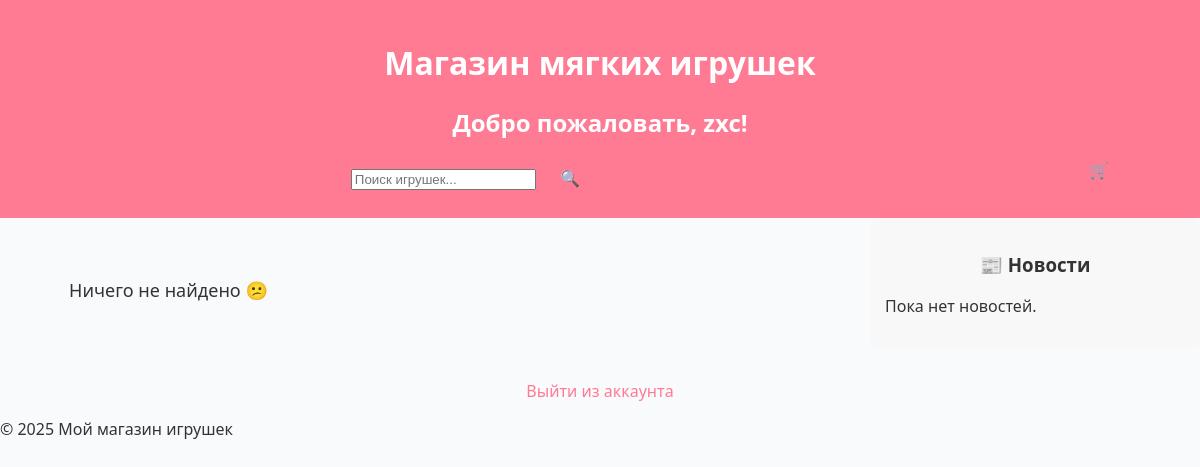
The app's page / (signed in), older data.
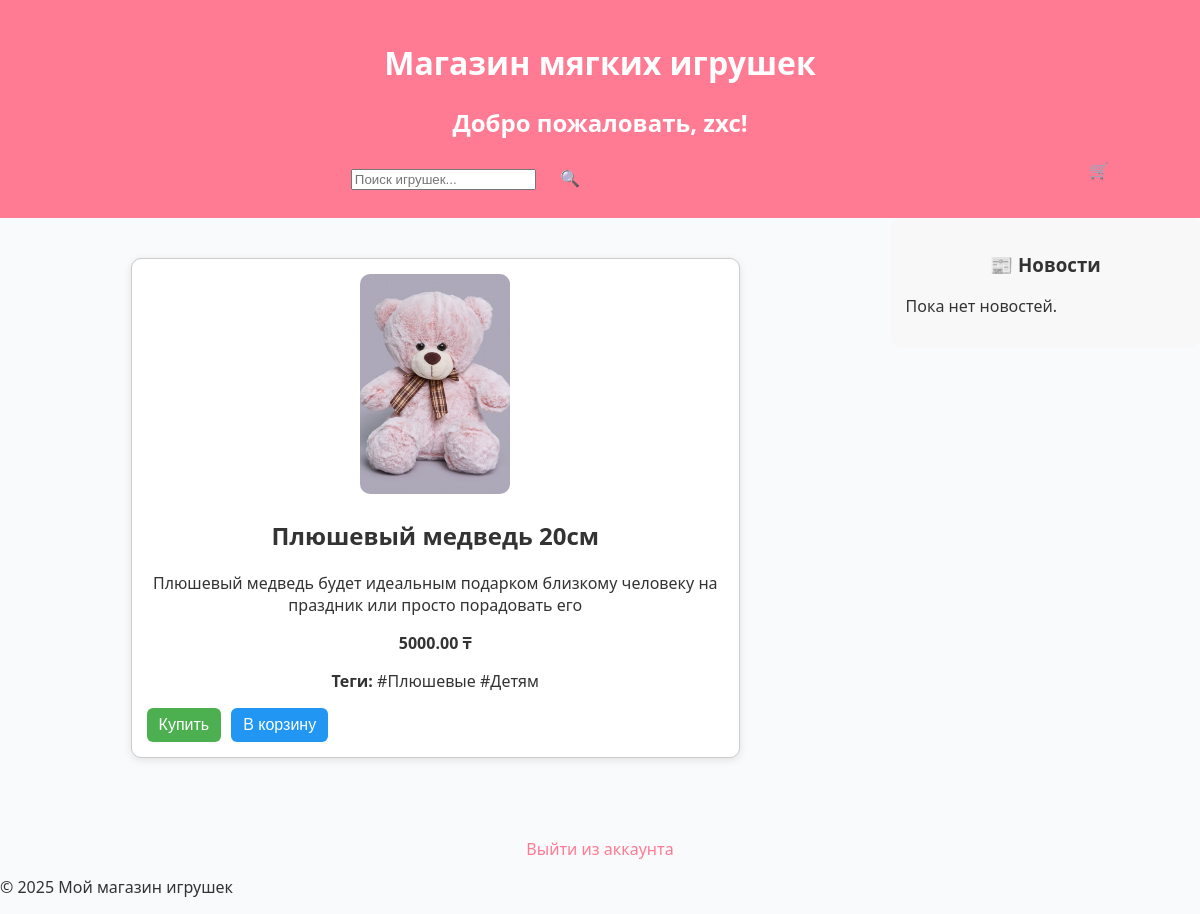
The same page, newer data.
### main/models.py (models this page shows, shortened)
class Toy(models.Model):
    name = models.CharField(max_length=100, verbose_name="Название")
    description = models.TextField(verbose_name="Описание")
    price = models.DecimalField(max_digits=8, decimal_places=2, verbose_name="Цена")
    image = models.ImageField(upload_to='toys/', verbose_name="Фото")
    tags = models.ManyToManyField('Tag', blank=True, related_name='toys', verbose_name="Теги")

class Tag(models.Model):
    name = models.CharField(max_length=50, unique=True, verbose_name="Тег")

### main/views.py (the view)
# urls.py: path('', views.home, name='home'),
@login_required
def home(request):
    query = request.GET.get('q')
    tag = request.GET.get('tag')
    toys = Toy.objects.all()
    if query:
        toys = toys.filter(name__icontains=query)
    if tag:
        toys = toys.filter(tags__name__iexact=tag)
    news_list = News.objects.order_by('-created_at')[:3]
    return render(request, 'main/home.html', {
        'toys': toys,
        'query': query,
        'tag': tag,
        'news_list': news_list,
    })

### templates/main/home.html (shortened to what this page needs)
{% load static %}
<!DOCTYPE html>
<html lang="ru">
<head>
    <link rel="stylesheet" href="{% static 'style.css' %}">
</head>
<body>
<header>
    <h1>Магазин мягких игрушек</h1>
    <h2>Добро пожаловать, {{ user.username }}!</h2>
    <form method="get" action="{% url 'home' %}" style="display: inline-block; margin-left: 20px;">
        <input type="text" name="q" placeholder="Поиск игрушек..." value="{{ query|default:'' }}">
        <button type="submit">🔍</button>
    </form>
    <a href="{% url 'cart' %}" style="float: right; margin-right: 20px;">🛒 Корзина</a>
    <a href="{% url 'contact' %}" style="float: right; margin-right: 20px;">Контакты</a>
    <a href="{% url 'about' %}" style="float: right; margin-right: 20px;">О нас</a>
</header>
<main style="display: flex; justify-content: space-between; align-items: flex-start; gap: 20px;">
<main style="display: flex; justify-content: space-between; align-items: flex-start; gap: 20px;">
    <div class="toy-list" style="width: 70%;">
        {% if toys %}
            {% for toy in toys %}
            <div class="toy-card" style="border: 1px solid #ccc; border-radius: 10px; padding: 15px; margin-bottom: 20px;">
                <img src="{{ toy.image.url }}" alt="{{ toy.name }}" style="max-width: 150px; border-radius: 10px;">
                <h2>{{ toy.name }}</h2>
                <p>{{ toy.description }}</p>
                <p><strong>{{ toy.price }} ₸</strong></p>
                {% if toy.tags.all %}
                    <p>
                        <strong>Теги:</strong>
                        {% for tag in toy.tags.all %}
                            <span class="tag">#{{ tag.name }}</span>
                        {% endfor %}
                    </p>
                {% endif %}
                <div class="toy-buttons" style="display: flex; gap: 10px; margin-top: 10px;">
                    <form action="{% url 'buy_now' toy.id %}" method="post">
                        <button type="submit"
                                style="padding: 8px 12px; background: #4CAF50; color: white; border: none; border-radius: 6px; cursor: pointer;">
                            Купить
                        </button>
                    </form>
                    <form action="{% url 'add_to_cart' toy.id %}" method="post">
                        <button type="submit"
                                style="padding: 8px 12px; background: #2196F3; color: white; border: none; border-radius: 6px; cursor: pointer;">
                            В корзину
                        </button>
                    </form>
                </div>
            </div>
            {% endfor %}
        {% else %}
            <p style="text-align:center; font-size:18px; margin-top:20px;">Ничего не найдено 😕</p>
        {% endif %}
    </div>
</main>
</body>
</html>
    <aside class="news-section" style="width: 25%; background: #f8f8f8; padding: 15px; border-radius: 10px;">
        <h3 style="text-align:center;">📰 Новости</h3>
        {% for news in news_list %}
            <div class="news-item" style="margin-bottom: 15px; border-bottom: 1px solid #ddd; padding-bottom: 10px;">
                <h4 style="margin: 0;">{{ news.title }}</h4>
                <p style="font-size: 14px;">{{ news.content|truncatewords:20 }}</p>
                <small style="color: gray;">{{ news.created_at|date:"d.m.Y" }}</small>
            </div>
        {% empty %}
            <p>Пока нет новостей.</p>
        {% endfor %}
    </aside>
<footer>
    <a href="{% url 'logout' %}" style="display:block;text-align:center;margin-top:20px;">Выйти из аккаунта</a>
    <p>© 2025 Мой магазин игрушек</p>
</footer>
</body>
</html>

### static/style.css (style rules this page uses)
body { margin: 0; font-family: "Segoe UI", sans-serif; background: #f9fafc; color: #333; }
a { color: #ff7a93; text-decoration: none; }
header { background: #ff7a93; color: white; text-align: center; padding: 20px 0; }
.toy-list { display: grid; grid-template-columns: repeat(auto-fit, minmax(250px, 1fr)); gap: 20px; max-width: 1000px; margin: 40px auto; padding: 0 20px; }
.toy-card { background: white; border-radius: 15px; box-shadow: 0 2px 8px rgba(0,0,0,0.1); text-align: center; padding: 20px; transition: transform 0.2s ease; }
.toy-card img { width: 100%; height: 220px; object-fit: cover; border-radius: 12px; }
button { background: #ff7a93; border: none; color: white; padding: 10px 20px; border-radius: 8px; cursor: pointer; font-size: 1rem; }

Row changes from the older to the newer data that the page shows:
added Toy: image (picture), name "Плюшевый медведь 20см", description "Плюшевый медведь будет идеальным подарком близкому человеку на праздник или просто порадовать его", price "5000.00"
added Tag: name "Плюшевые"
added Tag: name "Детям"
Text that changed along with them:
text no longer shown: "Ничего не найдено 😕"
